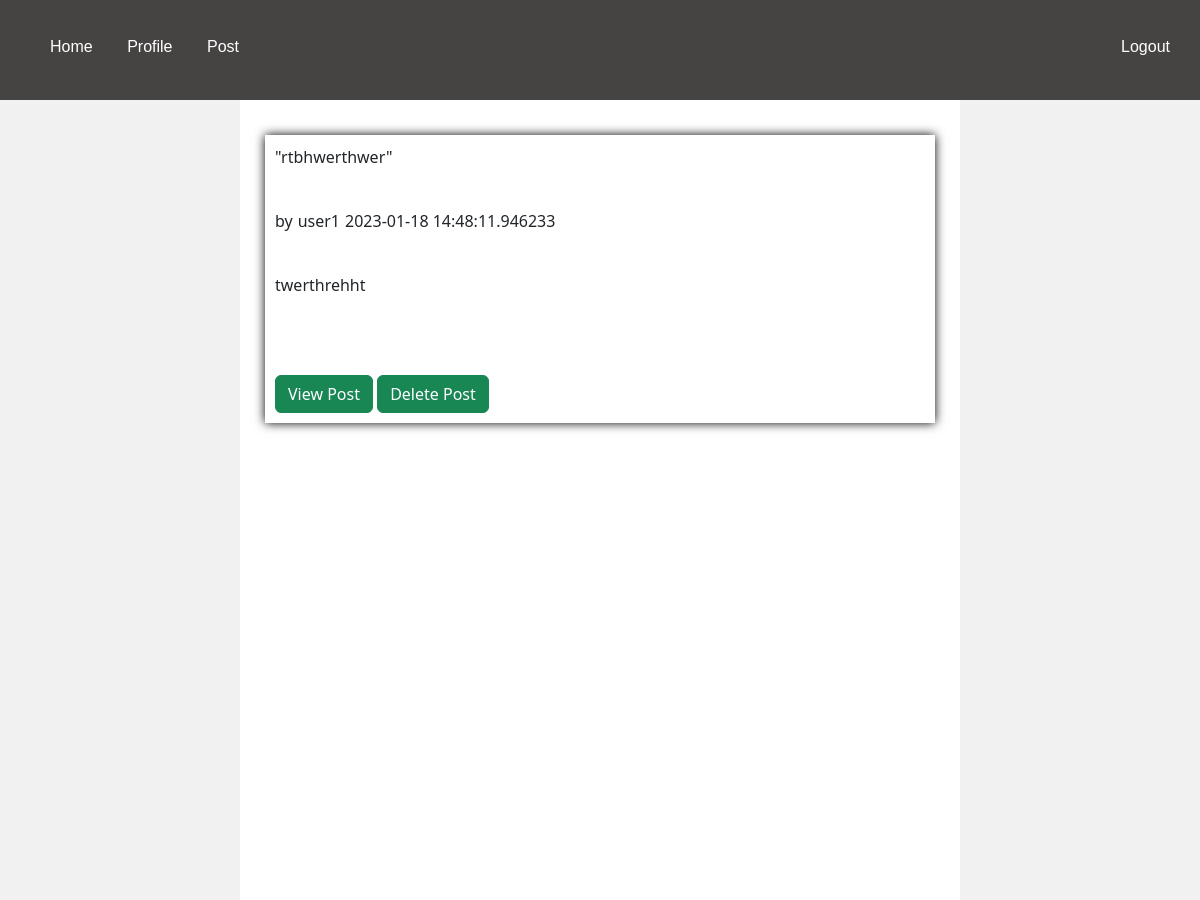
The page /home (signed in) on the database as committed earlier.
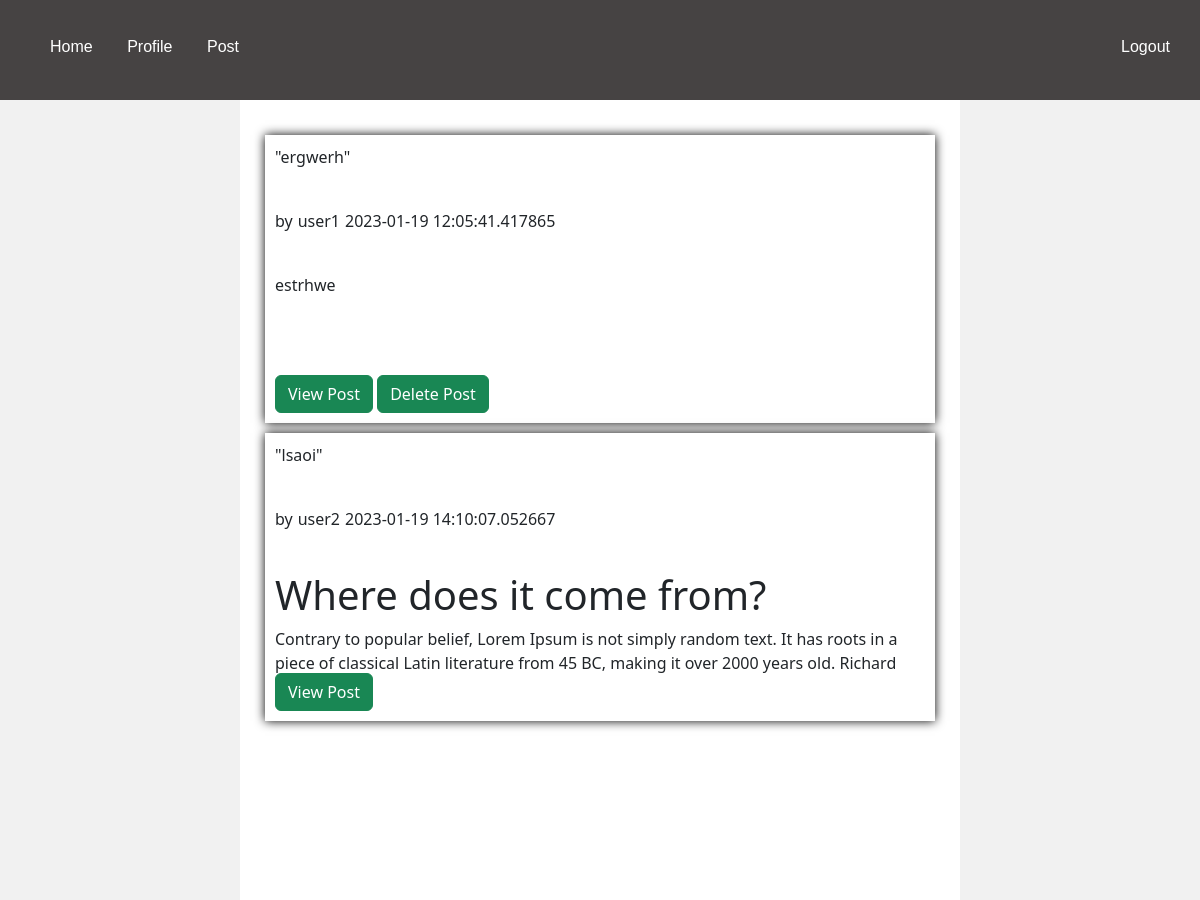
The same page on the database as committed later.
### blog/models.py (models this page shows, shortened)
class Post(db.Model):
    id = db.Column(db.Integer, primary_key=True)
    date = db.Column(db.DateTime, nullable=True, default=datetime.utcnow)
    title = db.Column(db.Text, nullable=False)
    content = db.Column(db.Text, nullable=False)
    image_file = db.Column(db.String(40), nullable=True, default='default.jpg')
    poster_id = db.Column(db.Integer, db.ForeignKey('user.id'), nullable=False)

class User(UserMixin,db.Model):
    id = db.Column(db.Integer, primary_key=True)
    username = db.Column(db.String(15), unique=True, nullable=False)
    hashed_password = db.Column(db.String(128))
    post = db.relationship('Post', backref='post', lazy=True)
    image_file = db.Column(db.String(40), nullable=True, default='Default_User_pic.jpg')
    userCommentsRelationship =  db.relationship('Comments', backref='userCommentsRelationship', lazy=True)
    @property
    def password(self):
        raise AttributeError('Password is not readable.')

### blog/routes.py (the view)
@app.route("/")
@app.route("/home", methods=['GET', 'POST'])
def home():
    if current_user.is_authenticated:
        posts = Post.query.all()
        userPost = UserPost()
        return render_template('home.html', posts=posts, userPost = userPost)
    else:
        return redirect(url_for('login'))

### blog/models.py (called while the page is built)
@login_manager.user_loader
def load_user(user_id):
    return User.query.get(int(user_id))

### blog/templates/home.html
{% extends "layout.html" %}
{% block content %}
{% if posts %}
{% for post in posts %}
<div class="posttemplate">
    <div class="bloglayout">
        <p>
            "{{ post.title }}" &nbsp
        </p>
        <br />
        <div class="authordate">
            <p>
                by
            <div class="author">
                {{post.post.username}}
            </div>
            <div class="date">
                {{post.date}}
            </div>
            </p>
        </div>
        <br />
        <div class="blogcontent">
                {{ post.content | safe}}
        </div>
    </div>
    <div class="btn btn-success viewdelete" >
        <a class="viewpost" href=" {{ url_for('individualpost', id=post.id)}}">View Post</a>
    </div>
    {% if current_user.id == post.poster_id %}
        <div class="btn btn-success viewdelete" >
            <a class="delete" href="{{ url_for('delete_post', id=post.id)}}">Delete Post</a>
        </div>
    {% endif %}
    </div>
{% endfor %}
{% else %}
    <div class="emptyposts">
        <p>
            There are no Posts to see here!
        </p>
    </div>
{% endif %}
{% endblock content %}

Rows that differ between the two databases and show on the page:
changed Post "user1": title "rtbhwerthwer" → "ergwerh"; date "2023-01-18 14:48:11.946233" → "2023-01-19 12:05:41.417865"; content "twerthrehht" → "estrhwe"
added Post: title "lsaoi", post.username "user2", date "2023-01-19 14:10:07.052667", content "Where does it come from? Contrary to popular belief, Lorem Ipsum is not simply random text. It has roots in a piece of classical Latin literature from 45 BC, making it over 2000 years old. Richard…"
